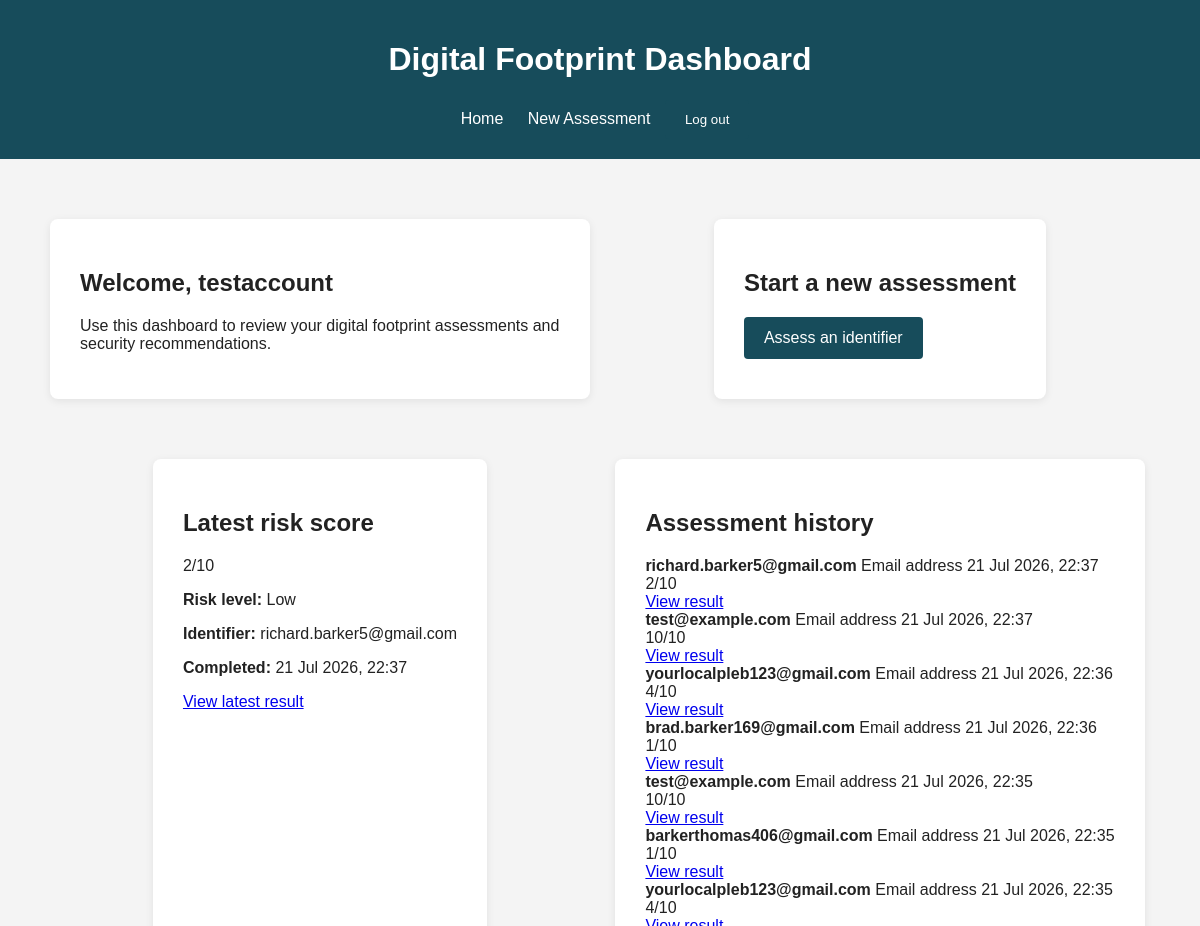
The app's page /accounts/dashboard/ (signed in, upper part), older data.
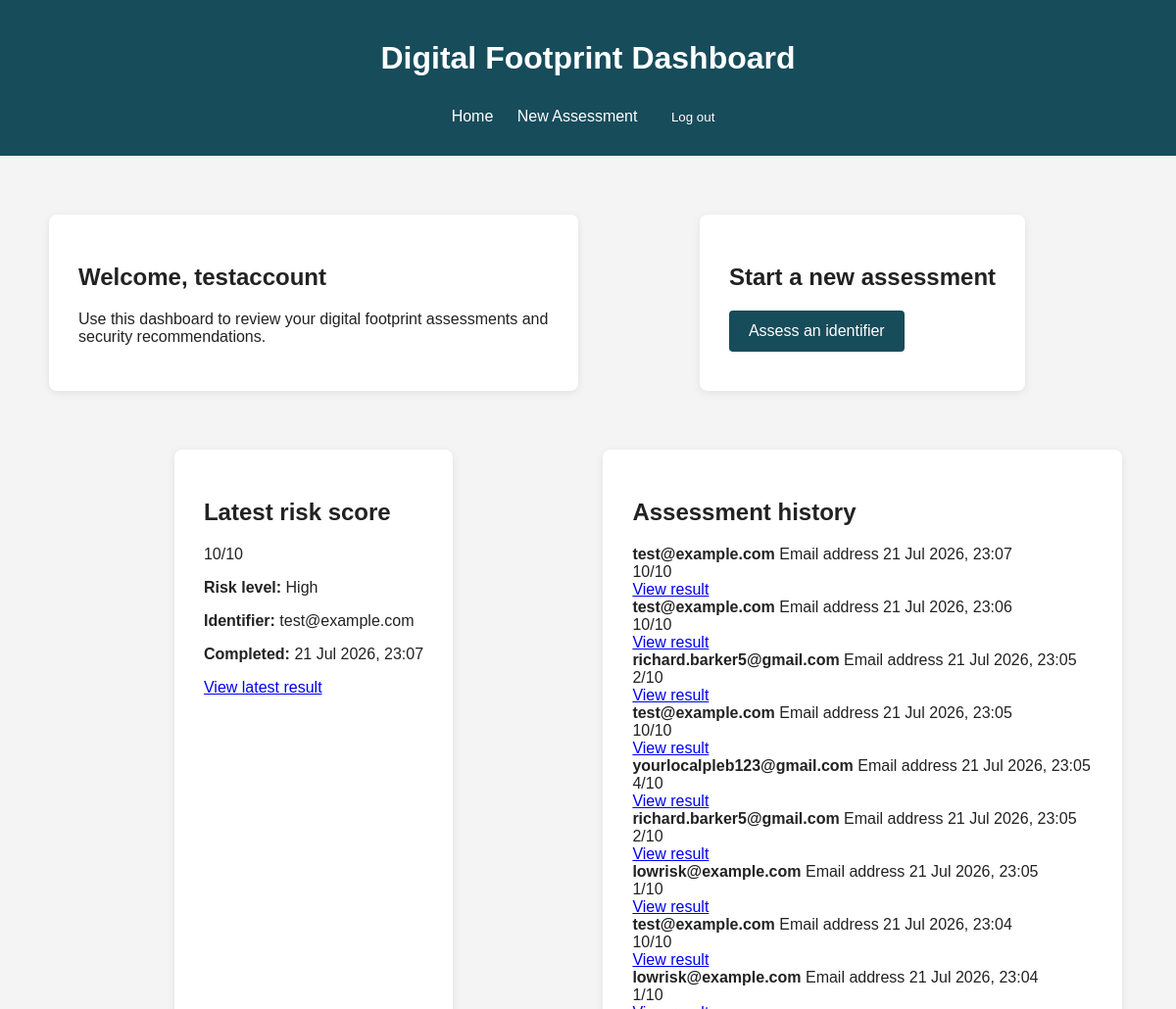
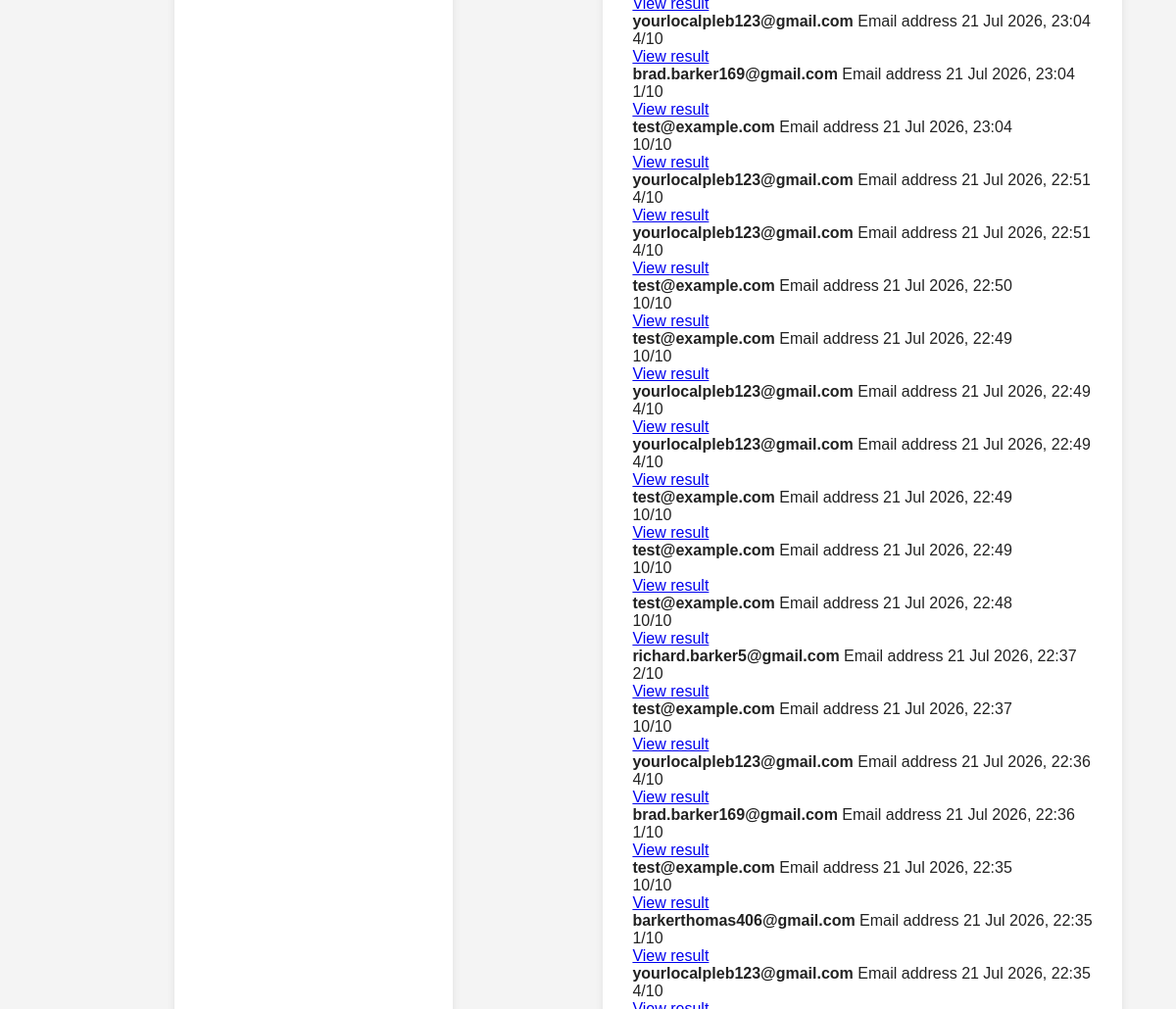
The same page, newer data (2 pictures, top to bottom).
### assessments/models.py (models this page shows, shortened)
class RiskAssessment(models.Model):
    IDENTIFIER_TYPES = [
        ("email", "Email address"),
    ]
    RISK_LEVEL_CHOICES = [
        ("low", "Low"),
        ("medium", "Medium"),
        ("high", "High"),
    ]
    user = models.ForeignKey(
        settings.AUTH_USER_MODEL,
        on_delete=models.CASCADE,
        related_name="risk_assessments",
        null=True,
        blank=True,
    )
    identifier_type = models.CharField(
        max_length=20,
        choices=IDENTIFIER_TYPES,
    )
    identifier = models.CharField(
        max_length=255,
    )
    breach_count = models.PositiveIntegerField(
        default=0,
    )
    exposed_data_count = models.PositiveIntegerField(
        default=0,
    )
    sensitive_data_exposed = models.BooleanField(
        default=False,
    )
    risk_score = models.PositiveSmallIntegerField(
        default=1,
        validators=[
            MinValueValidator(1),
            MaxValueValidator(10),
        ],
    )
    risk_level = models.CharField(
        max_length=20,
        choices=RISK_LEVEL_CHOICES,
        default="low",
    )
    recommendations = models.TextField(
        blank=True,
    )
    created_at = models.DateTimeField(
        auto_now_add=True,
    )

### accounts/views.py (the view)
@login_required
def dashboard_view(request):
    assessments = RiskAssessment.objects.filter(
        user=request.user
    ).order_by("-created_at")
    latest_assessment = assessments.first()
    return render(
        request,
        "accounts/dashboard.html",
        {
            "assessments": assessments,
            "latest_assessment": latest_assessment,
        },
    )

### accounts/templates/accounts/dashboard.html (shortened to what this page needs)
{% load static %}
<!DOCTYPE html>
<html lang="en">
<head>
    <link
        rel="stylesheet"
        href="{% static 'home/css/style.css' %}"
    >
</head>
<body>
    <header>
        <h1>Digital Footprint Dashboard</h1>
        <nav>
            <a href="{% url 'home:home' %}">
                Home
            </a>
            <a href="{% url 'assessments:create' %}">
                New Assessment
            </a>
            <form
                method="post"
                action="{% url 'accounts:logout' %}"
                class="logout-form"
            >
                <button type="submit">
                    Log out
                </button>
            </form>
        </nav>
    </header>
    <main>
        <section class="dashboard-layout">
            <section class="dashboard-card">
                <h2>Welcome, {{ user.username }}</h2>
                <p>
                    Use this dashboard to review your digital footprint
                    assessments and security recommendations.
                </p>
            </section>
            <section class="dashboard-card">
                <h2>Start a new assessment</h2>
                <a
                    class="button-link"
                    href="{% url 'assessments:create' %}"
                >
                    Assess an identifier
                </a>
            </section>
            <section class="dashboard-card">
                <h2>Latest risk score</h2>
                {% if latest_assessment %}
                    <div class="latest-score">
                        {{ latest_assessment.risk_score }}/10
                    </div>
                    <p>
                        <strong>Risk level:</strong>
                        {{ latest_assessment.get_risk_level_display }}
                    </p>
                    <p>
                        <strong>Identifier:</strong>
                        {{ latest_assessment.identifier }}
                    </p>
                    <p>
                        <strong>Completed:</strong>
                        {{ latest_assessment.created_at|date:"d M Y, H:i" }}
                    </p>
                    <a
                        href="{% url 'assessments:result' latest_assessment.id %}"
                        class="dashboard-button"
                    >
                        View latest result
                    </a>
                {% endif %}
            </section>
            <section class="dashboard-card">
                <h2>Assessment history</h2>
                {% if assessments %}
                    <div class="assessment-history">
                        {% for assessment in assessments %}
                            <div class="history-item">
                                <div class="history-details">
                                    <strong>
                                        {{ assessment.identifier }}
                                    </strong>
                                    <span>
                                        {{ assessment.get_identifier_type_display }}
                                    </span>
                                    <span>
                                        {{ assessment.created_at|date:"d M Y, H:i" }}
                                    </span>
                                </div>
                                <div class="history-score">
                                    {{ assessment.risk_score }}/10
                                </div>
                                <a
                                    href="{% url 'assessments:result' assessment.id %}"
                                    class="history-link"
                                >
                                    View result
                                </a>
                            </div>
                        {% endfor %}
                    </div>
                {% else %}
                    <p>
                        Your previous assessments will appear here.
                    </p>
                {% endif %}
            </section>
        </section>
    </main>
</body>
</html>

Row changes from the older to the newer data that the page shows:
added RiskAssessment: risk_score "10", risk_level "High", identifier "test@example.com", created_at "21 Jul 2026, 23:07", identifier_type "Email address"
added RiskAssessment: identifier "test@example.com", identifier_type "Email address", created_at "21 Jul 2026, 23:06", risk_score "10"
added RiskAssessment: identifier "richard.barker5@gmail.com", identifier_type "Email address", created_at "21 Jul 2026, 23:05", risk_score "2"
added RiskAssessment: identifier "test@example.com", identifier_type "Email address", created_at "21 Jul 2026, 23:05", risk_score "10"
added RiskAssessment: identifier "yourlocalpleb123@gmail.com", identifier_type "Email address", created_at "21 Jul 2026, 23:05", risk_score "4"
added RiskAssessment: identifier "richard.barker5@gmail.com", identifier_type "Email address", created_at "21 Jul 2026, 23:05", risk_score "2"
added RiskAssessment: identifier "lowrisk@example.com", identifier_type "Email address", created_at "21 Jul 2026, 23:05", risk_score "1"
added RiskAssessment: identifier "test@example.com", identifier_type "Email address", created_at "21 Jul 2026, 23:04", risk_score "10"
added RiskAssessment: identifier "lowrisk@example.com", identifier_type "Email address", created_at "21 Jul 2026, 23:04", risk_score "1"
added RiskAssessment: identifier "yourlocalpleb123@gmail.com", identifier_type "Email address", created_at "21 Jul 2026, 23:04", risk_score "4"
added RiskAssessment: identifier "brad.barker169@gmail.com", identifier_type "Email address", created_at "21 Jul 2026, 23:04", risk_score "1"
added RiskAssessment: identifier "test@example.com", identifier_type "Email address", created_at "21 Jul 2026, 23:04", risk_score "10"
added RiskAssessment: identifier "yourlocalpleb123@gmail.com", identifier_type "Email address", created_at "21 Jul 2026, 22:51", risk_score "4"
added RiskAssessment: identifier "yourlocalpleb123@gmail.com", identifier_type "Email address", created_at "21 Jul 2026, 22:51", risk_score "4"
added RiskAssessment: identifier "test@example.com", identifier_type "Email address", created_at "21 Jul 2026, 22:50", risk_score "10"
added RiskAssessment: identifier "test@example.com", identifier_type "Email address", created_at "21 Jul 2026, 22:49", risk_score "10"
added RiskAssessment: identifier "yourlocalpleb123@gmail.com", identifier_type "Email address", created_at "21 Jul 2026, 22:49", risk_score "4"
added RiskAssessment: identifier "yourlocalpleb123@gmail.com", identifier_type "Email address", created_at "21 Jul 2026, 22:49", risk_score "4"
added RiskAssessment: identifier "test@example.com", identifier_type "Email address", created_at "21 Jul 2026, 22:49", risk_score "10"
added RiskAssessment: identifier "test@example.com", identifier_type "Email address", created_at "21 Jul 2026, 22:49", risk_score "10"
added RiskAssessment: identifier "test@example.com", identifier_type "Email address", created_at "21 Jul 2026, 22:48", risk_score "10"
Text that changed along with them:
{{ latest_assessment.risk_score }}: "2" → "10"
{{ latest_assessment.get_risk_level_display }}: "Low" → "High"
{{ latest_assessment.identifier }}: "richard.barker5@gmail.com" → "test@example.com"
{{ latest_assessment.created_at|date:"d M Y, H:i" }}: "21 Jul 2026, 22:37" → "21 Jul 2026, 23:07"
